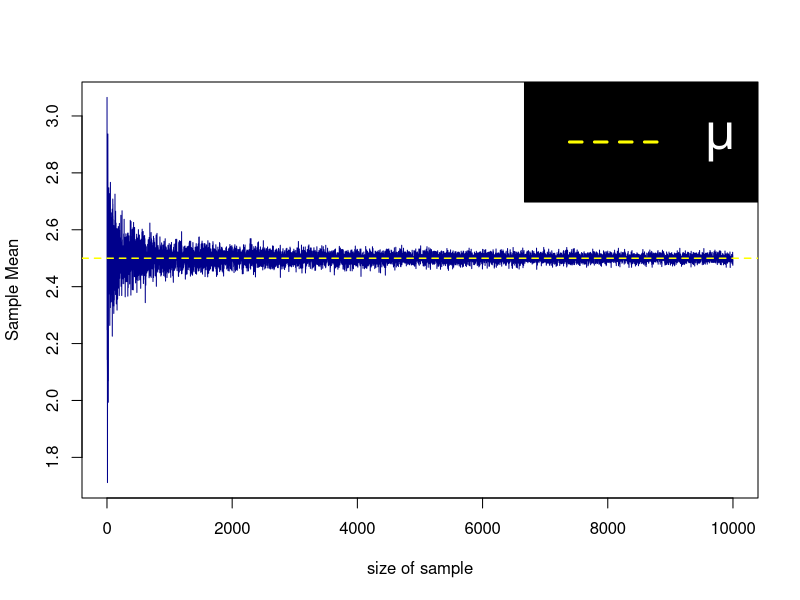

This figure's R source:
## ---- chunk 1
knitr::opts_chunk$set(echo = TRUE)
Sys.setenv(RSTUDIO_PANDOC = "C:/Program Files/RStudio/bin/quarto/bin/tools")
## ---- chunk 2

fun_tri_mat <- function(A){
    D <- dim(A)
    if(D[1] != D[2]) stop("A must be square matrix")
    n <- D[1]
    for(i in 1:(n-1)){
        for(j in (i+1):n){
            A[i, j] <- 0
        }
    }
    return(A)
}
A <- matrix(1, 4, 4)
A
A2 <- fun_tri_mat(A)
A2
## ---- chunk 3
create_normal_restrict <- function(size, 
Mu, Sig, a, b){
    i = 0
    Sample <- c()
    while(i <= size){
        temp1 <- rnorm(1, Mu, Sig)
        if(temp1 < b && temp1 > a){
            i = i + 1; Sample[i] <- temp1
        }
    }
    return(Sample)
}
s <- create_normal_restrict(size = 10, Mu = 0, Sig = 2, a = 2, b = 4)
s
all(s > 2) && all(s < 4)

## ---- chunk 4
create_normal_restrict <- function(size, 
Mu, Sig, a, b){
    Sample <- c()
    for(i in 1:size){
        temp1 <- rnorm(1, Mu, Sig)
        while(temp1 < a || temp1 > b){
            temp1 <- rnorm(1, Mu, Sig)
        }
        Sample[i] <- temp1
    }
    return(Sample)
}
s <- create_normal_restrict(size = 20, Mu = 2, Sig = 3, a = 3, b = 5)
s
all(s > 3) && all(s < 5)

## ---- chunk 5

Weak_law_large_num <- function(size, Mu, showPlot = TRUE){
    n <- size
    E <- list()
    for(i in 1:n){
        E[[i]] <- rnorm(i, mean = Mu, sd = 1)
    }
    E_mean <- unlist(lapply(E, mean))
    list_result <- list(Mean_result = E_mean, list_result = E)
    if(showPlot){
        plot(x = 1:n, y = E_mean, col = "darkblue", type = "l", xlab = "size of sample", ylab = "Sample Mean")
        abline(h = Mu, lwd = 1.5, lty = 2, col = "yellow")
        legend("topright", legend = expression(mu), lty = 2, lwd = 3, col = "yellow", bg = "black", cex = 3, 
        text.col = "white")
    }
    return(list_result)
}

Result <- Weak_law_large_num(size = 1e+4, Mu = 2.5, showPlot = T) 
E <- Result$list_result
E[[5]]
E[[10]]
E[[20]]
E[[50]]
